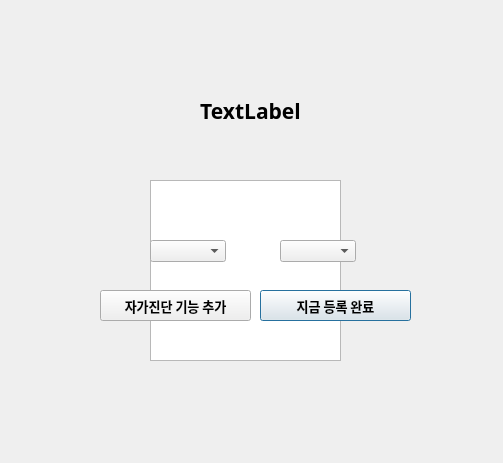
<?xml version="1.0" encoding="UTF-8"?>
<ui version="4.0">
 <class>Window</class>
 <widget class="QDialog" name="Window">
  <property name="geometry">
   <rect>
    <x>0</x>
    <y>0</y>
    <width>503</width>
    <height>463</height>
   </rect>
  </property>
  <property name="windowTitle">
   <string>Dialog</string>
  </property>
  <widget class="QLineEdit" name="SchoolInput">
   <property name="geometry">
    <rect>
     <x>180</x>
     <y>220</y>
     <width>151</width>
     <height>31</height>
    </rect>
   </property>
   <property name="font">
    <font>
     <family>나눔스퀘어라운드 ExtraBold</family>
     <pointsize>10</pointsize>
     <weight>75</weight>
     <bold>true</bold>
    </font>
   </property>
   <property name="text">
    <string>학교명을 입력하세요</string>
   </property>
   <property name="alignment">
    <set>Qt::AlignCenter</set>
   </property>
  </widget>
  <widget class="QLineEdit" name="NameInput">
   <property name="geometry">
    <rect>
     <x>195</x>
     <y>220</y>
     <width>113</width>
     <height>31</height>
    </rect>
   </property>
   <property name="font">
    <font>
     <family>나눔스퀘어라운드 ExtraBold</family>
     <pointsize>10</pointsize>
     <weight>75</weight>
     <bold>true</bold>
    </font>
   </property>
   <property name="text">
    <string>홍길동</string>
   </property>
   <property name="alignment">
    <set>Qt::AlignCenter</set>
   </property>
  </widget>
  <widget class="QLineEdit" name="BirthdayInput">
   <property name="geometry">
    <rect>
     <x>195</x>
     <y>260</y>
     <width>113</width>
     <height>31</height>
    </rect>
   </property>
   <property name="font">
    <font>
     <family>나눔스퀘어라운드 ExtraBold</family>
     <pointsize>10</pointsize>
     <weight>75</weight>
     <bold>true</bold>
    </font>
   </property>
   <property name="text">
    <string>050403</string>
   </property>
   <property name="alignment">
    <set>Qt::AlignCenter</set>
   </property>
  </widget>
  <widget class="QListWidget" name="SchoolSelectInput">
   <property name="geometry">
    <rect>
     <x>150</x>
     <y>180</y>
     <width>191</width>
     <height>181</height>
    </rect>
   </property>
   <property name="font">
    <font>
     <family>나눔스퀘어라운드 ExtraBold</family>
     <pointsize>10</pointsize>
     <weight>75</weight>
     <bold>true</bold>
    </font>
   </property>
  </widget>
  <widget class="QPushButton" name="NowOkButton">
   <property name="geometry">
    <rect>
     <x>260</x>
     <y>290</y>
     <width>151</width>
     <height>31</height>
    </rect>
   </property>
   <property name="font">
    <font>
     <family>나눔스퀘어라운드 ExtraBold</family>
     <pointsize>10</pointsize>
     <weight>75</weight>
     <bold>true</bold>
    </font>
   </property>
   <property name="text">
    <string>지금 등록 완료</string>
   </property>
  </widget>
  <widget class="QLabel" name="InfoLable">
   <property name="geometry">
    <rect>
     <x>0</x>
     <y>90</y>
     <width>501</width>
     <height>41</height>
    </rect>
   </property>
   <property name="font">
    <font>
     <family>나눔스퀘어라운드 ExtraBold</family>
     <pointsize>16</pointsize>
     <weight>75</weight>
     <bold>true</bold>
    </font>
   </property>
   <property name="text">
    <string>TextLabel</string>
   </property>
   <property name="alignment">
    <set>Qt::AlignCenter</set>
   </property>
  </widget>
  <widget class="QPushButton" name="CovOkButton">
   <property name="geometry">
    <rect>
     <x>100</x>
     <y>290</y>
     <width>151</width>
     <height>31</height>
    </rect>
   </property>
   <property name="font">
    <font>
     <family>나눔스퀘어라운드 ExtraBold</family>
     <pointsize>10</pointsize>
     <weight>75</weight>
     <bold>true</bold>
    </font>
   </property>
   <property name="text">
    <string>자가진단 기능 추가</string>
   </property>
  </widget>
  <widget class="QComboBox" name="GradeInput">
   <property name="geometry">
    <rect>
     <x>150</x>
     <y>240</y>
     <width>76</width>
     <height>22</height>
    </rect>
   </property>
   <property name="font">
    <font>
     <family>나눔스퀘어라운드 ExtraBold</family>
     <weight>75</weight>
     <bold>true</bold>
    </font>
   </property>
  </widget>
  <widget class="QComboBox" name="ClassInput">
   <property name="geometry">
    <rect>
     <x>280</x>
     <y>240</y>
     <width>76</width>
     <height>22</height>
    </rect>
   </property>
   <property name="font">
    <font>
     <family>나눔스퀘어라운드 ExtraBold</family>
     <weight>75</weight>
     <bold>true</bold>
    </font>
   </property>
  </widget>
 </widget>
 <resources/>
 <connections/>
</ui>
